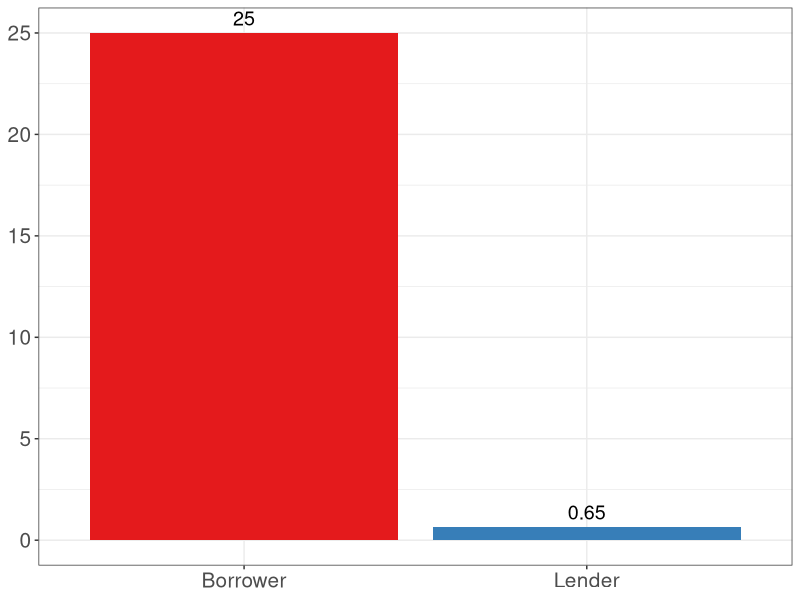

The R source for this figure: (Note: this script raises an error after producing the figure.)
#' Graph Designer: Scott Cohn
#' Authors: Bowles and Halliday
#' Title: Coordination, Conflict and Competition: A Text in Microeconomics

library("tidyverse")
library("gridExtra")
library("RColorBrewer")

# dataframe ---------------------------------------------------------------

df <- tibble(
  pr_ag = c("Borrower", "Lender"),
  val_sm_bar = c(25, 0.65),
  val_sm_pie = c(62.5, 25),
  val_lg_bar = c(5, 1.225), 
  val_lg_pie = c(5, 122.5)
)

df_long <- df %>% 
  #select(c("pr_ag", "val_sm_pie", "val_lg_pie")) %>% 
  gather(key = "group", value = "value", 2:5) %>% 
  mutate(condition = c("sm_bar", "sm_bar", "sm", "sm", "lg_bar", "lg_bar", "lg", "lg"))


# plots -------------------------------------------------------------------

# Fig a -- nonebar
p_sm_bar <- ggplot(df, aes(pr_ag, val_sm_bar)) +
  geom_col(aes(fill = pr_ag)) + 
  geom_text(aes(label = val_sm_bar), vjust = -0.5, size = 5) + 
  scale_fill_brewer(palette = "Set1") +
  theme_bw() + 
  theme(legend.position = "none",
        axis.title = element_blank(),
        axis.text = element_text(size = 15))

ggsave("credit/effects_of_comp_nonebar_a.pdf", width = 3, height = 5)

# Fig b -- nonepie
p_sm_pie <- ggplot(df, aes("", y = val_sm_pie, fill = pr_ag))+
  geom_bar(width = 1, stat = "identity") +
  coord_polar("y") +
  geom_text(aes(label = val_sm_pie), 
            position = position_stack(vjust = 0.5)) +
  scale_fill_brewer(palette = "Set1") + 
  # labs(caption = "p_sm_pie") +
  theme_blank() +
  theme(axis.title = element_blank(),
        axis.text = element_blank(),
        legend.title = element_blank(),
        plot.margin=grid::unit(c(0,0,0,0), "mm"))

ggsave("credit/effects_of_comp_nonepie_b.pdf", width = 6, height = 6)

# Fig c -- comppie
p_lg_pie <- ggplot(df, aes("", y = val_lg_pie, fill = pr_ag))+
  geom_bar(width = 1, stat = "identity") +
  coord_polar("y") +
  geom_text(aes(label = val_lg_pie), 
            position = position_stack(vjust = 0.5)) +
  scale_fill_brewer(palette = "Set1") + 
  # labs(caption = "p_lg_pie") +
  theme_blank() +
  theme(axis.title = element_blank(),
        axis.text = element_blank(),
        legend.title = element_blank(),
        plot.margin=grid::unit(c(0,0,0,0), "mm"))

ggsave("credit/effects_of_comp_comppie_c.pdf", width = 6, height = 6)

# Fig d -- compbar
p_lg_bar <- ggplot(df, aes(pr_ag, val_lg_bar)) +
  geom_col(aes(fill = pr_ag)) + 
  geom_text(aes(label = val_lg_bar), vjust = -0.5, size = 5) + 
  scale_fill_brewer(palette = "Set1") +
  theme_bw() + 
  theme(legend.position = "none",
        axis.title = element_blank(),
        axis.text = element_text(size = 15))

ggsave("credit/effects_of_comp_compbar_d.pdf", width = 3, height = 5)


# stacked bar (replace pie?) ----------------------------------------------

stk_bar <- df_long %>% 
  filter(condition %in% c("sm", "lg")) %>% 
  ggplot(aes(x = condition, y = value, fill = pr_ag)) + 
  geom_bar(position = "stack", stat = "identity") + 
  # geom_text(aes(label = value)) +  
  scale_fill_brewer(palette = "Set1") + 
  coord_flip() +
  theme_bw() + 
  theme(legend.title = element_blank(),
        axis.title.y = element_blank())

ggsave("credit/effects_of_comp_stk_bar.pdf", width = 5, height = 3)

comp_bar <- df_long %>% 
  filter(condition %in% c("sm_bar", "lg_bar")) %>% 
  ggplot(aes(x = pr_ag, y = value, fill = pr_ag)) + 
  geom_col() +
  scale_fill_brewer(palette = "Set1") +
  facet_grid(rows = vars(condition)) + 
  coord_flip() +
  theme_bw() + 
  theme(legend.position = "none",
        axis.title.y = element_blank())

ggsave("credit/effects_of_comp_facet_bar.pdf", width = 5, height = 3)


# save panel --------------------------------------------------------------

# ggsave("credit/effects_of_comp_sm.pdf", arrangeGrob(p_sm_bar, p_sm_pie))
# ggsave("credit/effects_of_comp_lg.pdf", arrangeGrob(p_lg_bar, p_lg_pie))

# ^^ looks gross.
